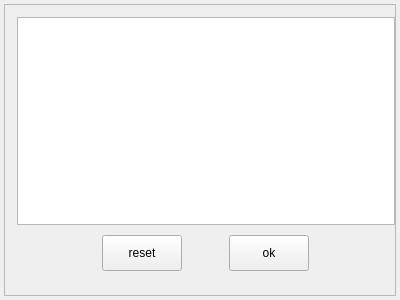
<?xml version="1.0" encoding="UTF-8"?>
<ui version="4.0">
 <class>ReinforcementArgsDialog</class>
 <widget class="QWidget" name="ReinforcementArgsDialog">
  <property name="geometry">
   <rect>
    <x>0</x>
    <y>0</y>
    <width>400</width>
    <height>300</height>
   </rect>
  </property>
  <property name="windowTitle">
   <string>Form</string>
  </property>
  <layout class="QVBoxLayout" name="verticalLayout_3" stretch="0">
   <property name="spacing">
    <number>4</number>
   </property>
   <property name="leftMargin">
    <number>4</number>
   </property>
   <property name="topMargin">
    <number>4</number>
   </property>
   <property name="rightMargin">
    <number>4</number>
   </property>
   <property name="bottomMargin">
    <number>4</number>
   </property>
   <item>
    <widget class="QFrame" name="m_frame">
     <property name="frameShape">
      <enum>QFrame::StyledPanel</enum>
     </property>
     <property name="frameShadow">
      <enum>QFrame::Raised</enum>
     </property>
     <layout class="QVBoxLayout" name="verticalLayout_2">
      <property name="spacing">
       <number>0</number>
      </property>
      <property name="leftMargin">
       <number>0</number>
      </property>
      <property name="topMargin">
       <number>0</number>
      </property>
      <property name="rightMargin">
       <number>0</number>
      </property>
      <property name="bottomMargin">
       <number>0</number>
      </property>
      <item>
       <layout class="QVBoxLayout" name="verticalLayout">
        <property name="spacing">
         <number>10</number>
        </property>
        <property name="leftMargin">
         <number>12</number>
        </property>
        <property name="topMargin">
         <number>12</number>
        </property>
        <property name="rightMargin">
         <number>0</number>
        </property>
        <property name="bottomMargin">
         <number>24</number>
        </property>
        <item>
         <widget class="QListWidget" name="m_listWidget">
          <property name="focusPolicy">
           <enum>Qt::NoFocus</enum>
          </property>
         </widget>
        </item>
        <item>
         <layout class="QHBoxLayout" name="horizontalLayout">
          <property name="leftMargin">
           <number>48</number>
          </property>
          <property name="rightMargin">
           <number>48</number>
          </property>
          <item>
           <widget class="QPushButton" name="m_reset">
            <property name="sizePolicy">
             <sizepolicy hsizetype="Fixed" vsizetype="Fixed">
              <horstretch>0</horstretch>
              <verstretch>0</verstretch>
             </sizepolicy>
            </property>
            <property name="minimumSize">
             <size>
              <width>72</width>
              <height>36</height>
             </size>
            </property>
            <property name="text">
             <string>reset</string>
            </property>
           </widget>
          </item>
          <item>
           <widget class="QPushButton" name="m_ok">
            <property name="sizePolicy">
             <sizepolicy hsizetype="Fixed" vsizetype="Fixed">
              <horstretch>0</horstretch>
              <verstretch>0</verstretch>
             </sizepolicy>
            </property>
            <property name="minimumSize">
             <size>
              <width>72</width>
              <height>36</height>
             </size>
            </property>
            <property name="text">
             <string>ok</string>
            </property>
            <property name="okStyle" stdset="0">
             <bool>true</bool>
            </property>
           </widget>
          </item>
         </layout>
        </item>
       </layout>
      </item>
     </layout>
    </widget>
   </item>
  </layout>
 </widget>
 <resources/>
 <connections/>
</ui>
